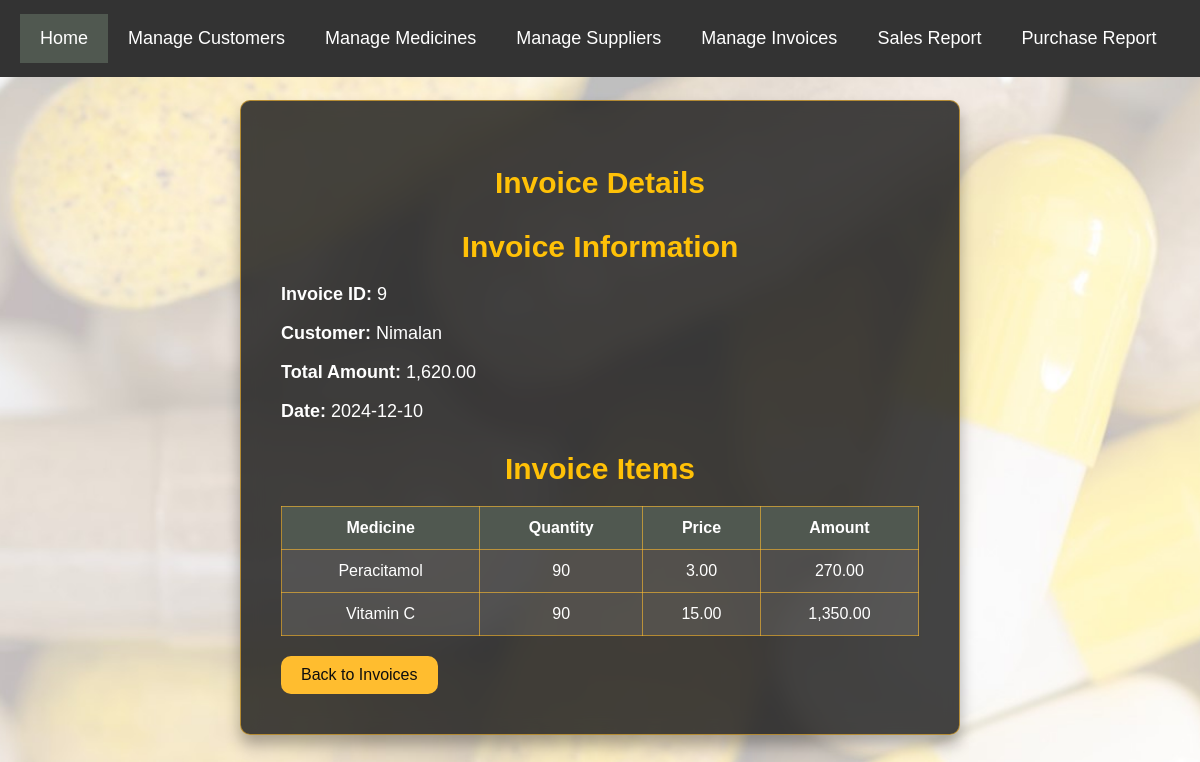
The page /view_invoice.php?invoice_id=9 (signed in) on the database its author committed.
### tables this page shows
CREATE TABLE `invoices` (
  `invoice_id` int(11) NOT NULL,
  `customer_id` int(11) DEFAULT NULL,
  `total_amount` decimal(10,2) DEFAULT NULL,
  `date` date DEFAULT NULL
);

CREATE TABLE `customers` (
  `customer_id` int(11) NOT NULL,
  `name` varchar(100) DEFAULT NULL,
  `contact` varchar(20) DEFAULT NULL,
  `email` varchar(50) DEFAULT NULL
);

CREATE TABLE `invoice_items` (
  `invoice_item_id` int(11) NOT NULL,
  `invoice_id` int(11) DEFAULT NULL,
  `medicine_id` int(11) DEFAULT NULL,
  `quantity` int(11) DEFAULT NULL,
  `price` decimal(10,2) DEFAULT NULL,
  `amount` decimal(10,2) DEFAULT NULL
);

CREATE TABLE `medicines` (
  `medicine_id` int(11) NOT NULL,
  `name` varchar(100) DEFAULT NULL,
  `stock` int(11) DEFAULT NULL,
  `price` decimal(10,2) DEFAULT NULL
);

### public/view_invoice.php (the view, shortened to what this page needs)
<?php
include('../includes/db.php');
if (isset($_GET['invoice_id'])) {
    $invoice_id = $_GET['invoice_id'];
    $invoice_sql = "SELECT invoices.invoice_id, customers.name AS customer_name, invoices.total_amount, invoices.date
                    FROM invoices
                    JOIN customers ON invoices.customer_id = customers.customer_id
                    WHERE invoices.invoice_id = $invoice_id";
    $invoice_result = $conn->query($invoice_sql);
    $items_sql = "SELECT invoice_items.*, medicines.name AS medicine_name
                  FROM invoice_items
                  JOIN medicines ON invoice_items.medicine_id = medicines.medicine_id
                  WHERE invoice_items.invoice_id = $invoice_id";
    $items_result = $conn->query($items_sql);
    if ($invoice_result->num_rows > 0) {
        $invoice = $invoice_result->fetch_assoc();
    } else {
        echo "<script>alert('Invoice not found!'); window.location='manage_invoice.php';</script>";
        exit();
    }
} else {
    echo "<script>alert('Invoice ID is missing!'); window.location='manage_invoice.php';</script>";
    exit();
}
?>
<!DOCTYPE html>
<html lang="en">
<head>
</head>
<body>
<div class="navbar">
    <a href="dashboard.php" class="active">Home</a>
    <a href="manage_customer.php">Manage Customers</a>
    <a href="manage_medicine.php">Manage Medicines</a>
    <a href="manage_supplier.php">Manage Suppliers</a>
    <a href="manage_invoice.php">Manage Invoices</a>
    <a href="sales_report.php">Sales Report</a>
    <a href="purchase_report.php">Purchase Report</a>
</div>
    <div class="container">
        <h2>Invoice Details</h2>
        <h3>Invoice Information</h3>
        <p><strong>Invoice ID:</strong> <?php echo $invoice['invoice_id']; ?></p>
        <p><strong>Customer:</strong> <?php echo $invoice['customer_name']; ?></p>
        <p><strong>Total Amount:</strong> <?php echo number_format($invoice['total_amount'], 2); ?></p>
        <p><strong>Date:</strong> <?php echo $invoice['date']; ?></p>
        <h3>Invoice Items</h3>
        <table class="table">
            <thead>
                <tr>
                    <th>Medicine</th>
                    <th>Quantity</th>
                    <th>Price</th>
                    <th>Amount</th>
                </tr>
            </thead>
            <tbody>
                <?php
                if ($items_result->num_rows > 0) {
                    while ($item = $items_result->fetch_assoc()) {
                        echo "<tr>";
                        echo "<td>" . $item['medicine_name'] . "</td>";
                        echo "<td>" . $item['quantity'] . "</td>";
                        echo "<td>" . number_format($item['price'], 2) . "</td>";
                        echo "<td>" . number_format($item['amount'], 2) . "</td>";
                        echo "</tr>";
                    }
                } else {
                    echo "<tr><td colspan='4'>No items found for this invoice.</td></tr>";
                }
                ?>
            </tbody>
        </table>
        <a href="manage_invoice.php" class="btn">Back to Invoices</a>
    </div>
</body>
</html>

### public/view_invoice.php (style rules this page uses)
body { background-image: url('../images/cap.jpg'); background-repeat: no-repeat; background-attachment: fixed; background-size: cover; background-position: center; font-family: Verdana, sans-serif; color: #fff; margin: 0; padding: 0; }
.navbar { background-color: #333; overflow: hidden; padding: 14px 20px; position: fixed; width: 100%; top: 0; left: 0; z-index: 9999; }
.navbar a { float: left; display: block; color: #fff; text-align: center; padding: 14px 20px; text-decoration: none; font-size: 18px; font-family: Verdana, sans-serif; }
.navbar a.active { background-color: #505850; color: white; }
.container { width: 60%; background-color: rgba(22, 22, 22, 0.8); border-radius: 10px; padding: 40px; margin: 100px auto; box-sizing: border-box; border: 1px solid rgba(255, 189, 47, 0.6); backdrop-filter: blur(10px); -webkit-backdrop-filter: blur(10px); box-shadow: 0 10px 15px rgba(0, 0, 0, 0.3); }
h2, h3 { color: #ffc107; font-size: 30px; font-weight: bold; margin-bottom: 20px; text-align: center; }
p { font-size: 18px; margin-bottom: 10px; }
.table { width: 100%; margin-top: 20px; border-collapse: collapse; }
.table th, .table td { padding: 12px; border: 1px solid rgba(255, 189, 47, 0.6); text-align: center; }
.table th { background-color: #505850; color: #fff; }
.table td { background-color: rgba(255, 255, 255, 0.1); color: #fff; }
.btn { display: inline-block; padding: 10px 20px; font-size: 16px; text-decoration: none; background-color: rgb(255, 189, 47); color: rgb(14, 14, 14); border-radius: 10px; margin-top: 20px; text-align: center; transition: 0.3s ease; }

### rows shown on the page
invoices: invoice_id "9", customer.name "Nimalan", total_amount "1,620.00", date "2024-12-10"
invoice_items: medicine.name "Peracitamol", quantity "90", price "3.00", amount "270.00"
invoice_items: medicine.name "Vitamin C", quantity "90", price "15.00", amount "1,350.00"
